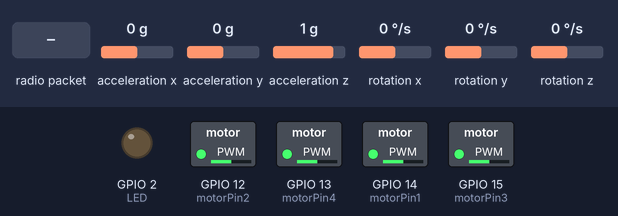
This sketch was run on a simulated ESP32. Shown: switched loads named in the sketch (green lamp = pin HIGH), output pins drawn as LEDs (lit = HIGH). The inputs (shaded band) are chosen by the test bench; at power-on: acceleration x 0 g, acceleration y 0 g, acceleration z 1 g, rotation x 0 °/s, rotation y 0 °/s, rotation z 0 °/s. No radio packets arrive unless stated; what the sketch prints to the serial monitor is not drawn.

Above: at 1.2 s.
1.3 s: radio packet "1" arrives
At 2.6 s:
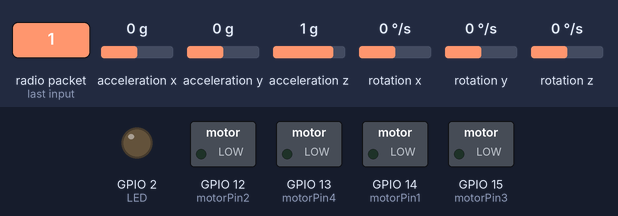
Timing chart, 0 to 4.3 s (numbered marks = the images above; inputs shaded):
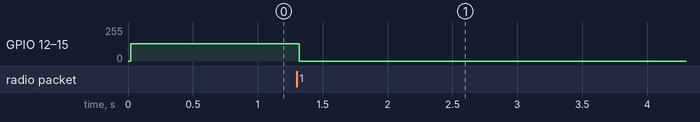

Measured:
- after the input at 1.3 s, GPIO 12 (motorPin2), GPIO 13 (motorPin4), GPIO 14 (motorPin1), GPIO 15 (motorPin3): 128/255 → 0/255 at once

The sketch:

dk_final.ino
```cpp
#include <SPI.h>
#include <LoRa.h>
#include <Wire.h>
#include <MPU6050.h>

#define SS 5
#define RST 4
#define DIO0 26
#define LED 2

// Định nghĩa chân PWM cho động cơ
int motorPin1 = 14; // Chân PWM cho động cơ 1
int motorPin2 = 12; // Chân PWM cho động cơ 2
int motorPin3 = 15; // Chân PWM cho động cơ 3
int motorPin4 = 13; // Chân PWM cho động cơ 4


// Khởi tạo đối tượng MPU6050
MPU6050 mpu;

// Các tham số PID cho pitch và roll (đã giảm để tránh dao động)
float Kp_pitch = 5.0;  // Hệ số P cho pitch
float Ki_pitch = 0.0;   // Hệ số I cho pitch
float Kd_pitch = 2.0;   // Hệ số D cho pitch
float Kp_roll = 5.0;   // Hệ số P cho roll
float Ki_roll = 0.0;    // Hệ số I cho roll
float Kd_roll = 2.0;    // Hệ số D cho roll

float previousErrorPitch = 0;
float integralPitch = 0;
float previousErrorRoll = 0;
float integralRoll = 0;

// Các biến cho cảm biến MPU6050
int16_t ax, ay, az;  // Gia tốc (thay kiểu dữ liệu thành int16_t)
int16_t gx, gy, gz;  // Tốc độ quay (thay kiểu dữ liệu thành int16_t)
float pitch, roll;   // Góc nghiêng (vẫn giữ kiểu dữ liệu float)

int  motorSpeed1, motorSpeed2, motorSpeed3, motorSpeed4;
  int speedAdjustment = 0;
    int sideSpeedAdjustment = 0;


void setup() {
    Serial.begin(115200);
    pinMode(LED, OUTPUT);
    digitalWrite(LED, LOW);

    LoRa.setPins(SS, RST, DIO0);
    if (!LoRa.begin(433E6)) {
        Serial.println("❌ LoRa init failed!");
        while (1);
    }
    Serial.println("✅ LoRa receiver ready");

    // Khởi tạo I2C và MPU6050
    Wire.begin();
    mpu.initialize();

    // Kiểm tra kết nối MPU6050
    if (!mpu.testConnection()) {
        Serial.println("MPU6050 connection failed");
        while (1);  // Dừng nếu không kết nối được
    }

    // Cấu hình PWM cho các động cơ
    ledcSetup(0, 1000, 8);
    ledcSetup(1, 1000, 8);
    ledcSetup(2, 1000, 8);
    ledcSetup(3, 1000, 8);

    ledcAttachPin(motorPin1, 0);
    ledcAttachPin(motorPin2, 1);
    ledcAttachPin(motorPin3, 2);
    ledcAttachPin(motorPin4, 3);

    // Cập nhật giá trị PWM ban đầu ổn định
    ledcWrite(0, 128);
    ledcWrite(1, 128);
    ledcWrite(2, 128);
    ledcWrite(3, 128);
}

void loop() {
    int packetSize = LoRa.parsePacket();
    if (packetSize) {
        String received = "";
        while (LoRa.available()) {
            received += (char)LoRa.read();
        }
        Serial.println("📩 Nhận được: " + received);

        // Phân tích dữ liệu
        int joy1X = getValue(received, "joy1X").toInt();
        int joy1Y = getValue(received, "joy1Y").toInt();
        bool joy1B = getValue(received, "joy1B") == "1";

        int joy2X = getValue(received, "joy2X").toInt();
        int joy2Y = getValue(received, "joy2Y").toInt();
        bool joy2B = getValue(received, "joy2B") == "1";

        // Hiển thị dữ liệu
        Serial.println("🔹 Dữ liệu nhận được:");
        Serial.printf("🎮 Joystick 1 - X: %d, Y: %d, Button: %s\n", joy1X, joy1Y, joy1B ? "Pressed" : "Released");
        Serial.printf("🎮 Joystick 2 - X: %d, Y: %d, Button: %s\n", joy2X, joy2Y, joy2B ? "Pressed" : "Released");


        mpu.getAcceleration(&ax, &ay, &az);  // Đọc gia tốc
        mpu.getRotation(&gx, &gy, &gz);      // Đọc tốc độ quay

        // Tính toán góc Pitch và Roll từ gia tốc
        pitch = atan2(ay, sqrt(ax * ax + az * az)) * 180.0 / PI;
        roll = atan2(-ax, sqrt(ay * ay + az * az)) * 180.0 / PI;

        // In giá trị góc để theo dõi
        Serial.print("Pitch: ");
        Serial.print(pitch);
        Serial.print("\tRoll: ");
        Serial.println(roll);

        // Tính toán lỗi PID cho Pitch
        float errorPitch = 0 - pitch;  // Lỗi giữa góc mục tiêu và góc hiện tại
        integralPitch += errorPitch;
        float derivativePitch = errorPitch - previousErrorPitch;
        float pidOutputPitch = Kp_pitch * errorPitch + Ki_pitch * integralPitch + Kd_pitch * derivativePitch;
        previousErrorPitch = errorPitch;

        // Tính toán lỗi PID cho Roll
        float errorRoll = 0 - roll;  // Lỗi giữa góc mục tiêu và góc hiện tại
        integralRoll += errorRoll;
        float derivativeRoll = errorRoll - previousErrorRoll;
        float pidOutputRoll = Kp_roll * errorRoll + Ki_roll * integralRoll + Kd_roll * derivativeRoll;
        previousErrorRoll = errorRoll;


            if (joy1X == 4095 || joy1X == 0 || joy1Y == 0 || joy1Y == 4095 || joy2X == 4095 || joy2X == 0 || joy2Y == 4095 || joy2Y == 0) {
                // Khi joystick 1 đạt giá trị cực đại (4095)
                if (joy1Y == 0) {
                    // Tăng giá trị, nhưng không vượt quá 255
                    if (speedAdjustment < 128) {
                        speedAdjustment += 10;  // Tăng thêm 10
                        if (speedAdjustment > 128) {
                            speedAdjustment = 128;  // Giới hạn giá trị không vượt quá 255
                        }
                    }

                    Serial.println("Cập nhật biến: " + String(speedAdjustment));
                }
                // Khi joystick 1 ở vị trí cực tiểu (0)
                else if (joy1Y == 4095) {
                    // Giảm giá trị, nhưng không dưới 0
                    if (speedAdjustment > 0) {
                        speedAdjustment -= 10;  // Giảm đi 10
                        if (speedAdjustment < 0) {
                            speedAdjustment = 0;  // Giới hạn giá trị không nhỏ hơn 0
                        }
                    }
                    // Điều chỉnh tốc độ động cơ dựa trên kết quả PID
                    motorSpeed1 = constrain(128 + pidOutputPitch + pidOutputRoll + speedAdjustment, 0, 255);
                    motorSpeed2 = constrain(128 - pidOutputPitch + pidOutputRoll + speedAdjustment , 0, 255);
                    motorSpeed3 = constrain(128 + pidOutputPitch - pidOutputRoll + speedAdjustment, 0, 255);
                    motorSpeed4 = constrain(128 - pidOutputPitch - pidOutputRoll + speedAdjustment, 0, 255);
                    Serial.println("Cập nhật biến: " + String(speedAdjustment));
                }
                 else if (joy1X == 0) {
                    // Giảm giá trị, nhưng không dưới 0
                    if (speedAdjustment > 0) {
                        speedAdjustment -= 5;  // Giảm đi 10
                        if (speedAdjustment < 0) {
                            speedAdjustment = 0;  // Giới hạn giá trị không nhỏ hơn 0
                        }
                    }
                    // Điều chỉnh tốc độ động cơ dựa trên kết quả PID

                    Serial.println("Cập nhật biến: " + String(speedAdjustment));
                }else if (joy1X == 4095) {
                    // Giảm giá trị, nhưng không dưới 0
                    if (speedAdjustment < 128) {
                        speedAdjustment += 5;  // Tăng thêm 10
                        if (speedAdjustment > 128 ) {
                            speedAdjustment = 128;  // Giới hạn giá trị không vượt quá 255
                        }
                    }

                    Serial.println("Cập nhật biến: " + String(speedAdjustment));
                }

                        else if (joy1X == 0) {
                    // Giảm giá trị, nhưng không dưới 0
                    if (speedAdjustment > 0) {
                        speedAdjustment -= 5;  // Giảm đi 10
                        if (speedAdjustment < 0) {
                            speedAdjustment = 0;  // Giới hạn giá trị không nhỏ hơn 0
                        }
                    }
                    // Điều chỉnh tốc độ động cơ dựa trên kết quả PID

                    Serial.println("Cập nhật biến: " + String(speedAdjustment));
                }else if (joy1X == 4095) {
                    // Giảm giá trị, nhưng không dưới 0
                    if (speedAdjustment < 128) {
                        speedAdjustment += 5;  // Tăng thêm 10
                        if (speedAdjustment > 128 ) {
                            speedAdjustment = 128;  // Giới hạn giá trị không vượt quá 255
                        }
                    }

                    Serial.println("Cập nhật biến: " + String(speedAdjustment));
                }

                else if (joy2X == 0) {


                    Serial.println("Cập nhật biến: " + String("P"));
                }else if (joy2X == 4095) {


                      Serial.println("Cập nhật biến: " + String("T"));
                }
                  else if (joy2Y == 0) {


                    Serial.println("Cập nhật biến: " + String("PT"));
                }else if (joy2Y == 4095) {


                      Serial.println("Cập nhật biến: " + String("PS"));
                }
            }else{

                      // Điều chỉnh tốc độ động cơ dựa trên kết quả PID
         motorSpeed1 = constrain(128 + pidOutputPitch + pidOutputRoll + speedAdjustment + sideSpeedAdjustment, 0, 255);
      motorSpeed2 = constrain(128 - pidOutputPitch + pidOutputRoll + speedAdjustment + sideSpeedAdjustment , 0, 255);
      motorSpeed3 = constrain(128 + pidOutputPitch - pidOutputRoll + speedAdjustment + sideSpeedAdjustment, 0, 255);
     motorSpeed4 = constrain(128 - pidOutputPitch - pidOutputRoll + speedAdjustment + sideSpeedAdjustment, 0, 255);
            }


        // In giá trị PWM ra Serial Monitor để theo dõi
      // In giá trị PWM ra Serial Monitor để theo dõi
      Serial.print("Motor Speed 1: "); Serial.print(motorSpeed1); Serial.print(" | ");
      Serial.print("Motor Speed 2: "); Serial.print(motorSpeed2); Serial.print(" | ");
      Serial.print("Motor Speed 3: "); Serial.print(motorSpeed3); Serial.print(" | ");
      Serial.print("Motor Speed 4: "); Serial.println(motorSpeed4);

        // Cập nhật tốc độ động cơ bằng PWM
        ledcWrite(0, motorSpeed1);  // Điều khiển động cơ 1
        ledcWrite(1, motorSpeed2);  // Điều khiển động cơ 2
        ledcWrite(2, motorSpeed3);  // Điều khiển động cơ 3
        ledcWrite(3, motorSpeed4);  // Điều khiển động cơ 4


    }
}

// 🔎 Hàm tách giá trị từ chuỗi key:value
String getValue(String data, String key) {
    int startIndex = data.indexOf(key + ":");
    if (startIndex == -1) return "";
    startIndex += key.length() + 1;
    int endIndex = data.indexOf(" ", startIndex);
    if (endIndex == -1) endIndex = data.length();
    return data.substring(startIndex, endIndex);
}
```
